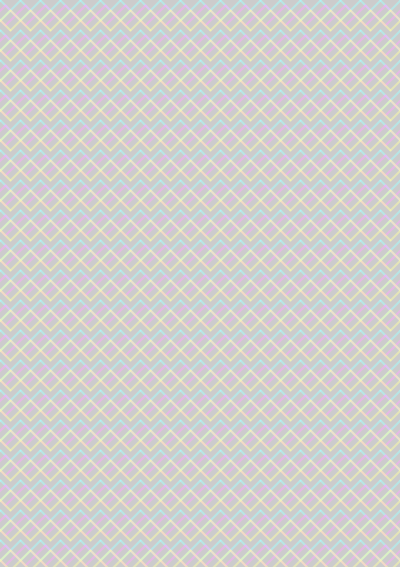
Frame 1 (no input)
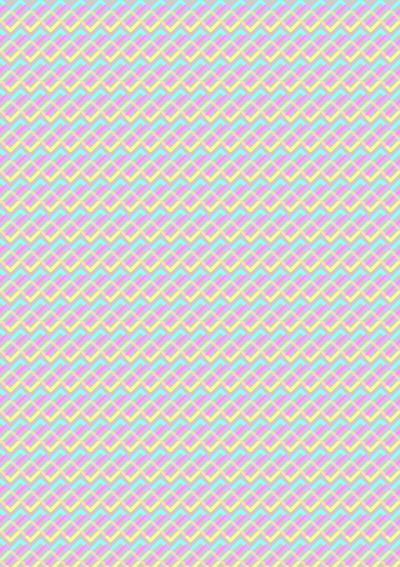
Frame 60 (the mouse pressed at the canvas centre just before this capture)
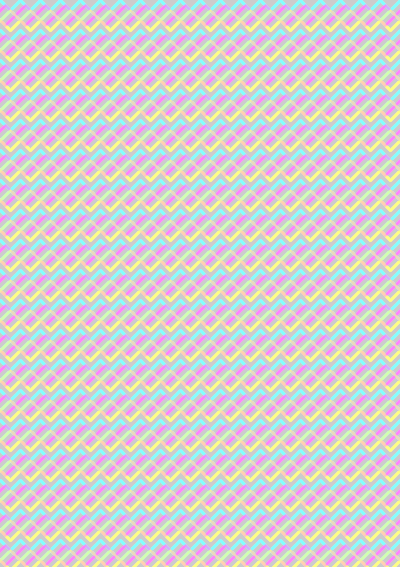
Frame 120 (the mouse held since frame 60 and released just before this capture)

The Processing sketch that drew these frames (run headless with seeded random() and noise(); from frame 60 on, the mouse is pressed at the canvas centre):

// Processing sketch: processing_87024
// ── processing_87024.pde

/*

 */

////////////////////// GLOBALS //////////////////////


////////////////////// SETUP //////////////////////

void setup() {
  size(400, 567);
  //background(255);
  smooth();
}

////////////////////// DRAW //////////////////////

void draw() {
  colorMode(RGB,100);
  float back_sec1 = map( second(), 0, 60, 0, 255);
  float back_sec2 = map( second(), 0, 60, 255, 0);
  
  pushMatrix();
  if( second() < 30) {
    fill(back_sec2);
  }
    else if( second() >= 30) {
    fill(back_sec1);
    }
    popMatrix();
  
  pushMatrix();
  if( second() < 30) {
  for (int m=0; m<height; m=m+30) {
    for (int n=0; n<height; n=n+20) {
      stroke(back_sec1, 255, 255,50);
      leftCrossBar(n,m);
      rightCrossBar(n,m);
    }
  }
  }
  else if( second() >= 30) {
    for (int m=0; m<height; m=m+30) {
    for (int n=0; n<height; n=n+20) {
      stroke(back_sec2, 255, 255,50);
      leftCrossBar(n,m);
      rightCrossBar(n,m);
    }
  }
  }
  popMatrix();
  
  pushMatrix();
  if( second() < 30) {
  for (int p=5; p<height; p=p+30) {
    for (int q=5; q<height; q=q+20) {
      stroke(255,back_sec1,255,50);
      leftCrossBar(q,p);
      rightCrossBar(q,p);
    }
  }
  }
  else if( second() >= 30) {
    for (int p=5; p<height; p=p+30) {
    for (int q=5; q<height; q=q+20) {
      stroke(255,back_sec2,255,50);
      leftCrossBar(q,p);
      rightCrossBar(q,p);
    }
  }
  }
  popMatrix();
  
  pushMatrix();
  if( second() < 30) {
  for (int a=10; a<height; a=a+30) {
    for (int b=10; b<height; b=b+20) {
      stroke(255,255,back_sec1,50);
      leftCrossBar(b,a);
      rightCrossBar(b,a);
    }
  }
  }
  else if( second() >= 30) {
    for (int a=10; a<height; a=a+30) {
    for (int b=10; b<height; b=b+20) {
      stroke(255,255,back_sec2,50);
      leftCrossBar(b,a);
      rightCrossBar(b,a);
    }
  }
  }
  popMatrix();
}


////////////////////// FUNCTIONS //////////////////////

void leftCrossBar(int x, int y) {
  strokeWeight(2);
  line(x,y,x-20,y+20);
}

void rightCrossBar(int x, int y) {
  strokeWeight(2);
  line(x-20,y,x,y+20);
} 
